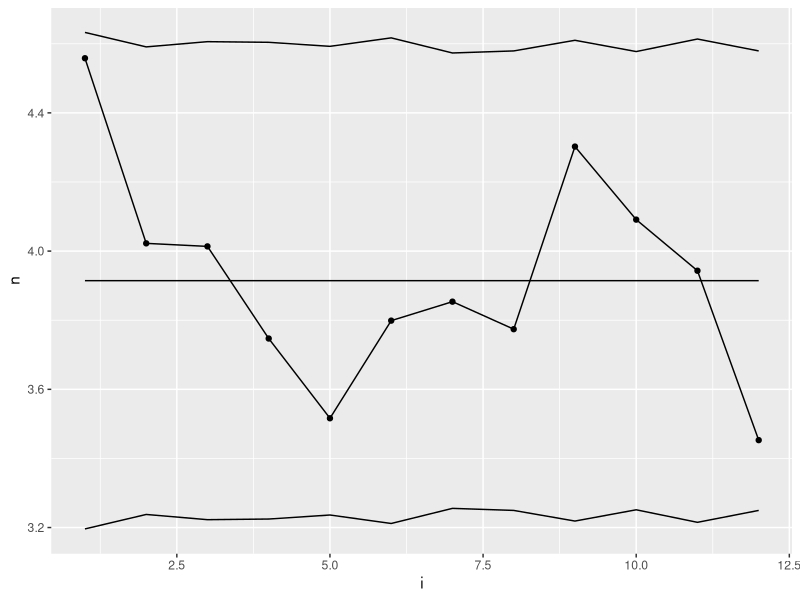

The R source for this figure:
library(tidyverse)

normalised_ichart <- function (x,y,m,sdmethod="average") {
  n <- x/y
  d1 <- c(NA, abs(diff(x/y)))
  d2 <- c(NA, sqrt(zoo::rollapply(1/y, 2, by = 1, sum)))
  s <- sqrt(pi/2)*d1/d2
  sbar <- ifelse (sdmethod=="average", 
          mean(s, na.rm=T),
          sqrt(2/pi)/qnorm(0.75)*median(s, na.rm=T))
  cl <-  sum(x)/sum(y)
  ucl <- cl+3*sbar*sqrt(1/y)
  lcl <- cl-3*sbar*sqrt(1/y)
  
  # return scaled values by factor m
  i<- 1:length(n)
  n <- m*n
  cl <- m*cl
  lcl <- m*lcl
  ucl <- m*ucl
  return(as_data_frame(cbind(i,x,y,n,cl,lcl,ucl)))
}


x <- c(77.58,77.19,73.69,69.17,67.16,67.58,77.96,74.99,78.09,81.74,70.82,68.61)
y <- c(1702,1919,1836,1846,1910,1779,2023,1987,1815,1998,1796,1987)


df <- normalised_ichart(x,y,m=100)


ggplot(df, aes(x=i,y=n)) + 
  geom_point() + 
  geom_line()+
  geom_line(aes(y=cl))+
  geom_line(aes(y=lcl))+
  geom_line(aes(y=ucl))

            
            
                

